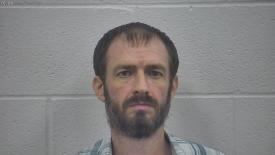
#> input picture content/press-originals/guilty-plea-to-190-child-porn-charges.jpg, 275 x 155 px, found by its file name; its folder holds 4 pictures in this run
$ python crop-mugshots.py
#> lines starting #> are read from the running program, lines starting #| are printed output that depends on the picture; pictures that were not available may be replaced by others from this repository, and a replacement may not be noted
"""Crop press-release mugshots to portrait head-shots, keeping every face."""
import cv2, glob, os, json
from PIL import Image

APP='/Users/jasshep/projects/kenton-prosecutor site/kenton-prosecutor'
SRC=f'{APP}/public/images/press'
ORIG=f'{APP}/content/press-originals'
os.makedirs(ORIG, exist_ok=True)
cascade=cv2.CascadeClassifier(cv2.data.haarcascades+'haarcascade_frontalface_default.xml')
ASPECT=3/4            # portrait w:h
OUT_W=480             # upscaled output width per face

def faces_of(path):
    img=cv2.imread(path)
#> img is the input picture: shape (155, 275, 3); mean B, G, R 130.4, 130.4, 132.9
    g=cv2.cvtColor(img, cv2.COLOR_BGR2GRAY)
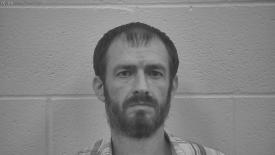
#> g: shape (155, 275); min 39, max 187, mean 131.1
    g=cv2.equalizeHist(g)
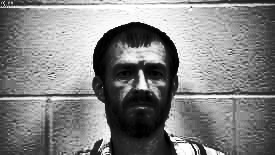
#> g: shape (155, 275); min 0, max 255, mean 130.2
    f=cascade.detectMultiScale(g, scaleFactor=1.05, minNeighbors=5,
                               minSize=(int(img.shape[0]*0.25),)*2)
#> f = [[99, 42, 84, 84]]
    return sorted([tuple(map(int,x)) for x in f], key=lambda b: b[0]), img

def crop_face(im, box):
    """Portrait crop around one face: head + shoulders, centred horizontally."""
    W,H=im.size
    x,y,w,h=box
    cx=x+w/2
    # vertical: a little above the head down to the shoulders
    top=max(0, y-h*0.55)
    bot=min(H, y+h*1.75)
    ch=bot-top
    cw=ch*ASPECT
    if cw>W:                      # narrow source: use full width
        cw=W; ch=cw/ASPECT
        top=max(0,min(top, H-ch)); bot=top+ch
    left=max(0, min(cx-cw/2, W-cw))
    return im.crop((int(left), int(top), int(left+cw), int(top+ch)))

report=[]
for path in sorted(glob.glob(f'{SRC}/*.jpg')):
    name=os.path.basename(path)
    backup=f'{ORIG}/{name}'
    if not os.path.exists(backup):
        Image.open(path).save(backup)
    boxes,_=faces_of(backup)
#> boxes = [(99, 42, 84, 84)]
    im=Image.open(backup).convert('RGB')
    if not boxes:
        report.append((name,0,'no face found — left as is')); continue
    crops=[crop_face(im,b) for b in boxes]
#> in crop_face, `return im.crop((int(left), int(top), int(left+cw), int(top+ch)))`:
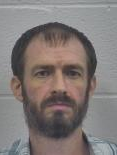
#> returned value: PIL image 117x155 RGB; mean R, G, B 129.1, 121.5, 119.5
#> crops = 1 item
    h=max(c.height for c in crops)
#> h = 155
    scale=(OUT_W/crops[0].width)
#> scale = 4.1
    crops=[c.resize((int(OUT_W), int(OUT_W/ASPECT)), Image.LANCZOS) for c in crops]
    gap=12 if len(crops)>1 else 0
#> gap = 0
    out=Image.new('RGB',(sum(c.width for c in crops)+gap*(len(crops)-1), crops[0].height),'white')
#> out: PIL image 480x640 RGB; every value is 255
    x=0
    for c in crops:
        out.paste(c,(x,0)); x+=c.width+gap
#> this loop made 1 pass
#> x on pass 1: 480
#> after the loop, x = 480
    out.save(path, quality=88)
    report.append((name,len(boxes),f'{out.width}x{out.height}'))
for r in report: print(f'{r[1]} face(s)  {r[2]:16s} {r[0][:58]}')
#> this loop made 1 pass
#| 1 face(s)  480x640          guilty-plea-to-190-child-porn-charges.jpg

$ run again, on content/press-originals/parents-convicted-of-assaulting-abusing-son-face-decades-in-.jpg
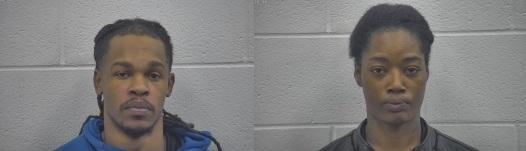
#> input picture content/press-originals/parents-convicted-of-assaulting-abusing-son-face-decades-in-.jpg, 526 x 151 px, found by its file name
#> in faces_of, img is the input picture: shape (151, 526, 3); mean B, G, R 126.1, 126.9, 128.8
#> f = [[353, 36, 84, 84], [96, 40, 85, 85]]
#> boxes = [(96, 40, 85, 85), (353, 36, 84, 84)]
#> left = 338.4
#> in crop_face (call 2), `return im.crop((int(left), int(top), int(left+cw), int(top+ch)))`:
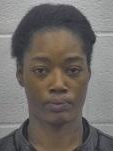
#> returned value: PIL image 113x151 RGB; mean R, G, B 113.5, 108.1, 104.3
#> crops = 2 items
#> h = 151
#> gap = 12
#> the loop `for c in crops:` made 2 passes
#> x on passes 1 to 2: 492, 984
#> after the loop `for c in crops:`:
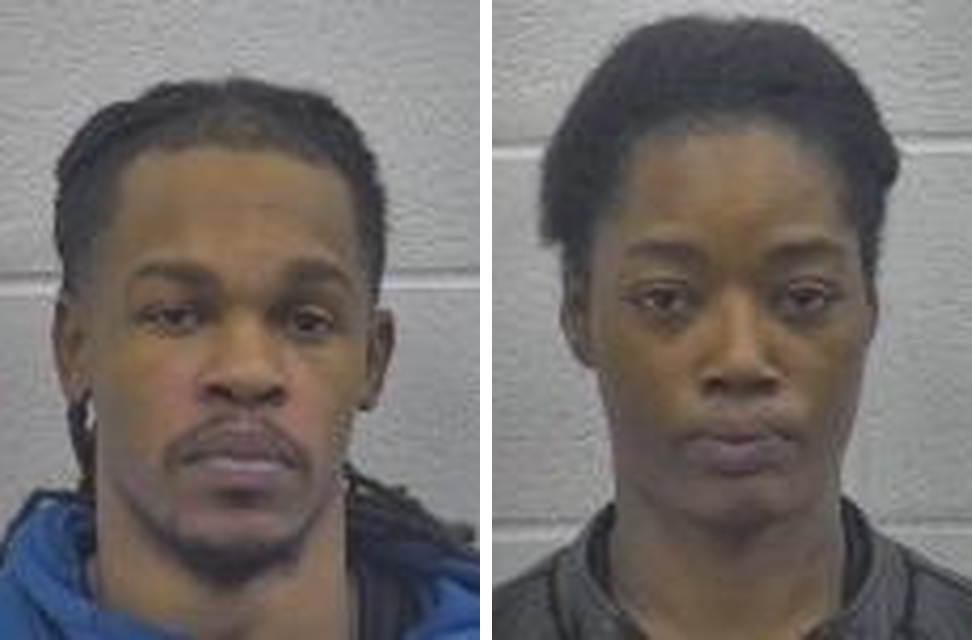
#> out: PIL image 972x640 RGB; mean R, G, B 116.7, 110.9, 108.2
#> after the loop `for c in crops:`: x = 984
#> the loop `for r in report: print(f'{r[1]} face(s)  {r[2]:16s} {r[0][:58]}')` made 1 pass
#| 2 face(s)  972x640          parents-convicted-of-assaulting-abusing-son-face-decades-i

$ run again, on content/press-originals/wyatt-testerman-admits-beating-his-own-74-year-old-grandmoth.jpg
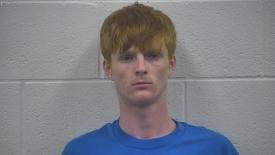
#> input picture content/press-originals/wyatt-testerman-admits-beating-his-own-74-year-old-grandmoth.jpg, 275 x 155 px, found by its file name
#> in faces_of, img is the input picture: shape (155, 275, 3); mean B, G, R 133.6, 127.6, 127.3
#> in faces_of, `g=cv2.equalizeHist(g)`:
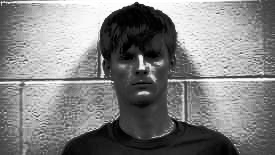
#> g: shape (155, 275); min 0, max 255, mean 129.8
#> f = [[99, 25, 81, 81]]
#> boxes = [(99, 25, 81, 81)]
#> in crop_face, `return im.crop((int(left), int(top), int(left+cw), int(top+ch)))`:
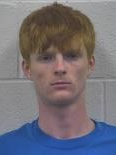
#> returned value: PIL image 116x155 RGB; mean R, G, B 115.7, 112.5, 120.9
#> crops = 1 item
#> h = 155
#> gap = 0
#> the loop `for c in crops:` made 1 pass
#> x on pass 1: 480
#> after the loop `for c in crops:`: x = 480
#> the loop `for r in report: print(f'{r[1]} face(s)  {r[2]:16s} {r[0][:58]}')` made 1 pass
#| 1 face(s)  480x640          wyatt-testerman-admits-beating-his-own-74-year-old-grandmo
